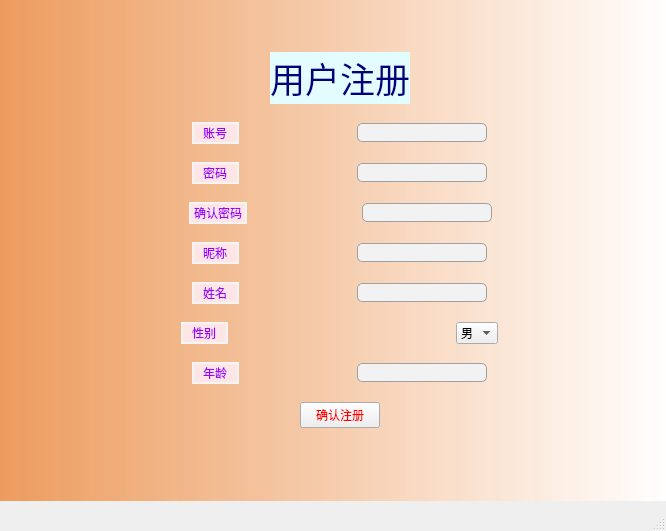
<?xml version="1.0" encoding="UTF-8"?>
<ui version="4.0">
 <class>MainWindow</class>
 <widget class="QMainWindow" name="MainWindow">
  <property name="geometry">
   <rect>
    <x>0</x>
    <y>0</y>
    <width>666</width>
    <height>531</height>
   </rect>
  </property>
  <property name="windowTitle">
   <string>注册</string>
  </property>
  <widget class="QWidget" name="centralwidget">
   <widget class="QWidget" name="verticalLayoutWidget">
    <property name="geometry">
     <rect>
      <x>80</x>
      <y>40</y>
      <width>521</width>
      <height>401</height>
     </rect>
    </property>
    <layout class="QVBoxLayout" name="verticalLayout">
     <item>
      <layout class="QHBoxLayout" name="horizontalLayout_2">
       <item>
        <widget class="QLabel" name="label">
         <property name="sizePolicy">
          <sizepolicy hsizetype="Fixed" vsizetype="Fixed">
           <horstretch>0</horstretch>
           <verstretch>0</verstretch>
          </sizepolicy>
         </property>
         <property name="font">
          <font>
           <family>Roman times</family>
           <pointsize>-1</pointsize>
           <weight>50</weight>
           <italic>false</italic>
           <bold>false</bold>
          </font>
         </property>
         <property name="styleSheet">
          <string notr="true">font: 9pt &quot;黑体&quot;;
color: rgb(0, 0, 127);
background-color: rgb(226, 252, 255);
font-size:35px;
font-family:Roman times;</string>
         </property>
         <property name="text">
          <string>用户注册</string>
         </property>
        </widget>
       </item>
      </layout>
     </item>
     <item>
      <layout class="QHBoxLayout" name="horizontalLayout_3">
       <item>
        <widget class="QLabel" name="label_2">
         <property name="sizePolicy">
          <sizepolicy hsizetype="Fixed" vsizetype="Preferred">
           <horstretch>0</horstretch>
           <verstretch>0</verstretch>
          </sizepolicy>
         </property>
         <property name="styleSheet">
          <string notr="true">QLabel{
color: rgb(158, 2, 255);

background-color: rgb(255, 230, 230);
border-radius:35px;
border:2px solid #F3F5F5;

font-size:9pt; 
font-family: Roman times;
}</string>
         </property>
         <property name="text">
          <string>  账号  </string>
         </property>
        </widget>
       </item>
       <item>
        <widget class="QLineEdit" name="reg_username_edit">
         <property name="sizePolicy">
          <sizepolicy hsizetype="Fixed" vsizetype="Fixed">
           <horstretch>0</horstretch>
           <verstretch>0</verstretch>
          </sizepolicy>
         </property>
         <property name="styleSheet">
          <string notr="true">QLineEdit {
	border: 1px solid #A0A0A0; /* 边框宽度为1px，颜色为#A0A0A0 */
	border-radius: 5px; /* 边框圆角 */
	padding-left: 5px; /* 文本距离左边界有5px */
	background-color: #F2F2F2; /* 背景颜色 */
	color: #A0A0A0; /* 文本颜色 */
	selection-background-color: #A0A0A0; /* 选中文本的背景颜色 */
	selection-color: #F2F2F2; /* 选中文本的颜色 */
	font-family: &quot;Microsoft YaHei&quot;; /* 文本字体族 */
	font-size: 10pt; /* 文本字体大小 */
}

QLineEdit:hover { /* 鼠标悬浮在QLineEdit时的状态 */
	border: 2px solid #298DFF;
	border-radius: 5px;
	background-color: #F2F2F2;
	color: #298DFF;
	selection-background-color: #298DFF;
	selection-color: #F2F2F2;
}

QLineEdit[echoMode=&quot;2&quot;] { /* QLineEdit有输入掩码时的状态 */
	lineedit-password-character: 9679;
	lineedit-password-mask-delay: 2000;
}
</string>
         </property>
        </widget>
       </item>
      </layout>
     </item>
     <item>
      <layout class="QHBoxLayout" name="horizontalLayout_4">
       <item>
        <widget class="QLabel" name="label_3">
         <property name="sizePolicy">
          <sizepolicy hsizetype="Fixed" vsizetype="Preferred">
           <horstretch>0</horstretch>
           <verstretch>0</verstretch>
          </sizepolicy>
         </property>
         <property name="styleSheet">
          <string notr="true">QLabel{
color: rgb(158, 2, 255);

background-color: rgb(255, 230, 230);
border-radius:35px;
border:2px solid #F3F5F5;

font-size:9pt; 
font-family: Roman times;
}</string>
         </property>
         <property name="text">
          <string>  密码  </string>
         </property>
        </widget>
       </item>
       <item>
        <widget class="QLineEdit" name="reg_password_edit">
         <property name="sizePolicy">
          <sizepolicy hsizetype="Fixed" vsizetype="Fixed">
           <horstretch>0</horstretch>
           <verstretch>0</verstretch>
          </sizepolicy>
         </property>
         <property name="styleSheet">
          <string notr="true">QLineEdit {
	border: 1px solid #A0A0A0; /* 边框宽度为1px，颜色为#A0A0A0 */
	border-radius: 5px; /* 边框圆角 */
	padding-left: 5px; /* 文本距离左边界有5px */
	background-color: #F2F2F2; /* 背景颜色 */
	color: #A0A0A0; /* 文本颜色 */
	selection-background-color: #A0A0A0; /* 选中文本的背景颜色 */
	selection-color: #F2F2F2; /* 选中文本的颜色 */
	font-family: &quot;Microsoft YaHei&quot;; /* 文本字体族 */
	font-size: 10pt; /* 文本字体大小 */
}

QLineEdit:hover { /* 鼠标悬浮在QLineEdit时的状态 */
	border: 2px solid #298DFF;
	border-radius: 5px;
	background-color: #F2F2F2;
	color: #298DFF;
	selection-background-color: #298DFF;
	selection-color: #F2F2F2;
}

QLineEdit[echoMode=&quot;2&quot;] { /* QLineEdit有输入掩码时的状态 */
	lineedit-password-character: 9679;
	lineedit-password-mask-delay: 2000;
}
</string>
         </property>
        </widget>
       </item>
      </layout>
     </item>
     <item>
      <layout class="QHBoxLayout" name="horizontalLayout_6">
       <item>
        <widget class="QLabel" name="label_4">
         <property name="sizePolicy">
          <sizepolicy hsizetype="Fixed" vsizetype="Preferred">
           <horstretch>0</horstretch>
           <verstretch>0</verstretch>
          </sizepolicy>
         </property>
         <property name="styleSheet">
          <string notr="true">QLabel{
color: rgb(158, 2, 255);

background-color: rgb(255, 230, 230);
border-radius:35px;
border:2px solid #F3F5F5;

font-size:9pt; 
font-family: Roman times;
}</string>
         </property>
         <property name="text">
          <string>确认密码</string>
         </property>
        </widget>
       </item>
       <item>
        <widget class="QLineEdit" name="reg_confirm_password_edit">
         <property name="sizePolicy">
          <sizepolicy hsizetype="Fixed" vsizetype="Fixed">
           <horstretch>0</horstretch>
           <verstretch>0</verstretch>
          </sizepolicy>
         </property>
         <property name="styleSheet">
          <string notr="true">QLineEdit {
	border: 1px solid #A0A0A0; /* 边框宽度为1px，颜色为#A0A0A0 */
	border-radius: 5px; /* 边框圆角 */
	padding-left: 5px; /* 文本距离左边界有5px */
	background-color: #F2F2F2; /* 背景颜色 */
	color: #A0A0A0; /* 文本颜色 */
	selection-background-color: #A0A0A0; /* 选中文本的背景颜色 */
	selection-color: #F2F2F2; /* 选中文本的颜色 */
	font-family: &quot;Microsoft YaHei&quot;; /* 文本字体族 */
	font-size: 10pt; /* 文本字体大小 */
}

QLineEdit:hover { /* 鼠标悬浮在QLineEdit时的状态 */
	border: 2px solid #298DFF;
	border-radius: 5px;
	background-color: #F2F2F2;
	color: #298DFF;
	selection-background-color: #298DFF;
	selection-color: #F2F2F2;
}

QLineEdit[echoMode=&quot;2&quot;] { /* QLineEdit有输入掩码时的状态 */
	lineedit-password-character: 9679;
	lineedit-password-mask-delay: 2000;
}
</string>
         </property>
        </widget>
       </item>
      </layout>
     </item>
     <item>
      <layout class="QHBoxLayout" name="horizontalLayout_5">
       <item>
        <widget class="QLabel" name="label_5">
         <property name="sizePolicy">
          <sizepolicy hsizetype="Fixed" vsizetype="Preferred">
           <horstretch>0</horstretch>
           <verstretch>0</verstretch>
          </sizepolicy>
         </property>
         <property name="styleSheet">
          <string notr="true">QLabel{
color: rgb(158, 2, 255);

background-color: rgb(255, 230, 230);
border-radius:35px;
border:2px solid #F3F5F5;

font-size:9pt; 
font-family: Roman times;
}</string>
         </property>
         <property name="text">
          <string>  昵称  </string>
         </property>
        </widget>
       </item>
       <item>
        <widget class="QLineEdit" name="reg_nickname_edit">
         <property name="sizePolicy">
          <sizepolicy hsizetype="Fixed" vsizetype="Fixed">
           <horstretch>0</horstretch>
           <verstretch>0</verstretch>
          </sizepolicy>
         </property>
         <property name="styleSheet">
          <string notr="true">QLineEdit {
	border: 1px solid #A0A0A0; /* 边框宽度为1px，颜色为#A0A0A0 */
	border-radius: 5px; /* 边框圆角 */
	padding-left: 5px; /* 文本距离左边界有5px */
	background-color: #F2F2F2; /* 背景颜色 */
	color: #A0A0A0; /* 文本颜色 */
	selection-background-color: #A0A0A0; /* 选中文本的背景颜色 */
	selection-color: #F2F2F2; /* 选中文本的颜色 */
	font-family: &quot;Microsoft YaHei&quot;; /* 文本字体族 */
	font-size: 10pt; /* 文本字体大小 */
}

QLineEdit:hover { /* 鼠标悬浮在QLineEdit时的状态 */
	border: 2px solid #298DFF;
	border-radius: 5px;
	background-color: #F2F2F2;
	color: #298DFF;
	selection-background-color: #298DFF;
	selection-color: #F2F2F2;
}

QLineEdit[echoMode=&quot;2&quot;] { /* QLineEdit有输入掩码时的状态 */
	lineedit-password-character: 9679;
	lineedit-password-mask-delay: 2000;
}
</string>
         </property>
        </widget>
       </item>
      </layout>
     </item>
     <item>
      <layout class="QHBoxLayout" name="horizontalLayout_8">
       <item>
        <widget class="QLabel" name="label_7">
         <property name="sizePolicy">
          <sizepolicy hsizetype="Fixed" vsizetype="Preferred">
           <horstretch>0</horstretch>
           <verstretch>0</verstretch>
          </sizepolicy>
         </property>
         <property name="styleSheet">
          <string notr="true">QLabel{
color: rgb(158, 2, 255);

background-color: rgb(255, 230, 230);
border-radius:35px;
border:2px solid #F3F5F5;

font-size:9pt; 
font-family: Roman times;
}</string>
         </property>
         <property name="text">
          <string>  姓名  </string>
         </property>
        </widget>
       </item>
       <item>
        <widget class="QLineEdit" name="reg_name_edit">
         <property name="sizePolicy">
          <sizepolicy hsizetype="Fixed" vsizetype="Fixed">
           <horstretch>0</horstretch>
           <verstretch>0</verstretch>
          </sizepolicy>
         </property>
         <property name="styleSheet">
          <string notr="true">QLineEdit {
	border: 1px solid #A0A0A0; /* 边框宽度为1px，颜色为#A0A0A0 */
	border-radius: 5px; /* 边框圆角 */
	padding-left: 5px; /* 文本距离左边界有5px */
	background-color: #F2F2F2; /* 背景颜色 */
	color: #A0A0A0; /* 文本颜色 */
	selection-background-color: #A0A0A0; /* 选中文本的背景颜色 */
	selection-color: #F2F2F2; /* 选中文本的颜色 */
	font-family: &quot;Microsoft YaHei&quot;; /* 文本字体族 */
	font-size: 10pt; /* 文本字体大小 */
}

QLineEdit:hover { /* 鼠标悬浮在QLineEdit时的状态 */
	border: 2px solid #298DFF;
	border-radius: 5px;
	background-color: #F2F2F2;
	color: #298DFF;
	selection-background-color: #298DFF;
	selection-color: #F2F2F2;
}

QLineEdit[echoMode=&quot;2&quot;] { /* QLineEdit有输入掩码时的状态 */
	lineedit-password-character: 9679;
	lineedit-password-mask-delay: 2000;
}
</string>
         </property>
        </widget>
       </item>
      </layout>
     </item>
     <item>
      <layout class="QHBoxLayout" name="horizontalLayout_7">
       <item>
        <widget class="QLabel" name="label_8">
         <property name="sizePolicy">
          <sizepolicy hsizetype="Fixed" vsizetype="Preferred">
           <horstretch>0</horstretch>
           <verstretch>0</verstretch>
          </sizepolicy>
         </property>
         <property name="styleSheet">
          <string notr="true">QLabel{
color: rgb(158, 2, 255);

background-color: rgb(255, 230, 230);
border-radius:35px;
border:2px solid #F3F5F5;
margin_right:10px;
font-size:9pt; 
margin-right: 121px;
font-family: Roman times;
}</string>
         </property>
         <property name="text">
          <string>  性别  </string>
         </property>
        </widget>
       </item>
       <item>
        <widget class="QComboBox" name="reg_sex_comboBox">
         <property name="sizePolicy">
          <sizepolicy hsizetype="Fixed" vsizetype="Fixed">
           <horstretch>0</horstretch>
           <verstretch>0</verstretch>
          </sizepolicy>
         </property>
         <property name="styleSheet">
          <string notr="true">
	border: 1px solid #A0A0A0; /* 边框宽度为1px，颜色为#A0A0A0 */
	border-radius: 5px; /* 边框圆角 */
	padding-left: 5px; /* 文本距离左边界有5px */
	background-color: #F2F2F2; /* 背景颜色 */
	color: #A0A0A0; /* 文本颜色 */
	selection-background-color: #A0A0A0; /* 选中文本的背景颜色 */
	selection-color: #F2F2F2; /* 选中文本的颜色 */
	font-family: &quot;Microsoft YaHei&quot;; /* 文本字体族 */
	font-size: 10pt; /* 文本字体大小 */
}

QLineEdit:hover { /* 鼠标悬浮在QLineEdit时的状态 */
	border: 2px solid #298DFF;
	border-radius: 5px;
	background-color: #F2F2F2;
	color: #298DFF;
	selection-background-color: #298DFF;
	selection-color: #F2F2F2;
}

QLineEdit[echoMode=&quot;2&quot;] { /* QLineEdit有输入掩码时的状态 */
	lineedit-password-character: 9679;
	lineedit-password-mask-delay: 2000;

</string>
         </property>
         <item>
          <property name="text">
           <string>男</string>
          </property>
         </item>
         <item>
          <property name="text">
           <string>女</string>
          </property>
         </item>
        </widget>
       </item>
      </layout>
     </item>
     <item>
      <layout class="QHBoxLayout" name="horizontalLayout">
       <item>
        <widget class="QLabel" name="label_6">
         <property name="sizePolicy">
          <sizepolicy hsizetype="Fixed" vsizetype="Preferred">
           <horstretch>0</horstretch>
           <verstretch>0</verstretch>
          </sizepolicy>
         </property>
         <property name="styleSheet">
          <string notr="true">QLabel{
color: rgb(158, 2, 255);

background-color: rgb(255, 230, 230);
border-radius:35px;
border:2px solid #F3F5F5;

font-size:9pt; 
font-family: Roman times;
}</string>
         </property>
         <property name="text">
          <string>  年龄  </string>
         </property>
        </widget>
       </item>
       <item>
        <widget class="QLineEdit" name="reg_age_edit">
         <property name="sizePolicy">
          <sizepolicy hsizetype="Fixed" vsizetype="Fixed">
           <horstretch>0</horstretch>
           <verstretch>0</verstretch>
          </sizepolicy>
         </property>
         <property name="styleSheet">
          <string notr="true">QLineEdit {
	border: 1px solid #A0A0A0; /* 边框宽度为1px，颜色为#A0A0A0 */
	border-radius: 5px; /* 边框圆角 */
	padding-left: 5px; /* 文本距离左边界有5px */
	background-color: #F2F2F2; /* 背景颜色 */
	color: #A0A0A0; /* 文本颜色 */
	selection-background-color: #A0A0A0; /* 选中文本的背景颜色 */
	selection-color: #F2F2F2; /* 选中文本的颜色 */
	font-family: &quot;Microsoft YaHei&quot;; /* 文本字体族 */
	font-size: 10pt; /* 文本字体大小 */
}

QLineEdit:hover { /* 鼠标悬浮在QLineEdit时的状态 */
	border: 2px solid #298DFF;
	border-radius: 5px;
	background-color: #F2F2F2;
	color: #298DFF;
	selection-background-color: #298DFF;
	selection-color: #F2F2F2;
}

QLineEdit[echoMode=&quot;2&quot;] { /* QLineEdit有输入掩码时的状态 */
	lineedit-password-character: 9679;
	lineedit-password-mask-delay: 2000;
}
</string>
         </property>
        </widget>
       </item>
      </layout>
     </item>
     <item>
      <layout class="QHBoxLayout" name="horizontalLayout_9">
       <item>
        <widget class="QPushButton" name="reg_button">
         <property name="sizePolicy">
          <sizepolicy hsizetype="Fixed" vsizetype="Fixed">
           <horstretch>0</horstretch>
           <verstretch>0</verstretch>
          </sizepolicy>
         </property>
         <property name="styleSheet">
          <string notr="true">background-color: qconicalgradient(cx:0.5, cy:0.5, angle:0, stop:0 rgba(87, 122, 110, 147), stop:0.16 rgba(136, 106, 22, 255), stop:0.225 rgba(166, 140, 41, 255), stop:0.285 rgba(204, 181, 74, 255), stop:0.345 rgba(235, 219, 102, 255), stop:0.415 rgba(245, 236, 112, 255), stop:0.52 rgba(209, 190, 76, 255), stop:0.57 rgba(187, 156, 51, 255), stop:0.635 rgba(168, 142, 42, 255), stop:0.695 rgba(202, 174, 68, 255), stop:0.75 rgba(218, 202, 86, 255), stop:0.815 rgba(208, 187, 73, 255), stop:0.88 rgba(187, 156, 51, 255), stop:0.935 rgba(137, 108, 26, 255), stop:1 rgba(35, 40, 3, 255));
color: rgb(255, 0, 0);
font: 9pt &quot;黑体&quot;;
</string>
         </property>
         <property name="text">
          <string>确认注册</string>
         </property>
        </widget>
       </item>
      </layout>
     </item>
    </layout>
   </widget>
   <widget class="QLabel" name="label_9">
    <property name="geometry">
     <rect>
      <x>0</x>
      <y>0</y>
      <width>671</width>
      <height>501</height>
     </rect>
    </property>
    <property name="styleSheet">
     <string notr="true">background-color: qlineargradient(spread:pad, x1:0, y1:0, x2:1, y2:0, stop:0 rgba(237, 150, 83, 238), stop:1 rgba(255, 255, 255, 255));</string>
    </property>
    <property name="text">
     <string/>
    </property>
   </widget>
   <zorder>label_9</zorder>
   <zorder>verticalLayoutWidget</zorder>
  </widget>
  <widget class="QMenuBar" name="menubar">
   <property name="geometry">
    <rect>
     <x>0</x>
     <y>0</y>
     <width>666</width>
     <height>26</height>
    </rect>
   </property>
  </widget>
  <widget class="QStatusBar" name="statusbar"/>
 </widget>
 <resources/>
 <connections/>
</ui>
